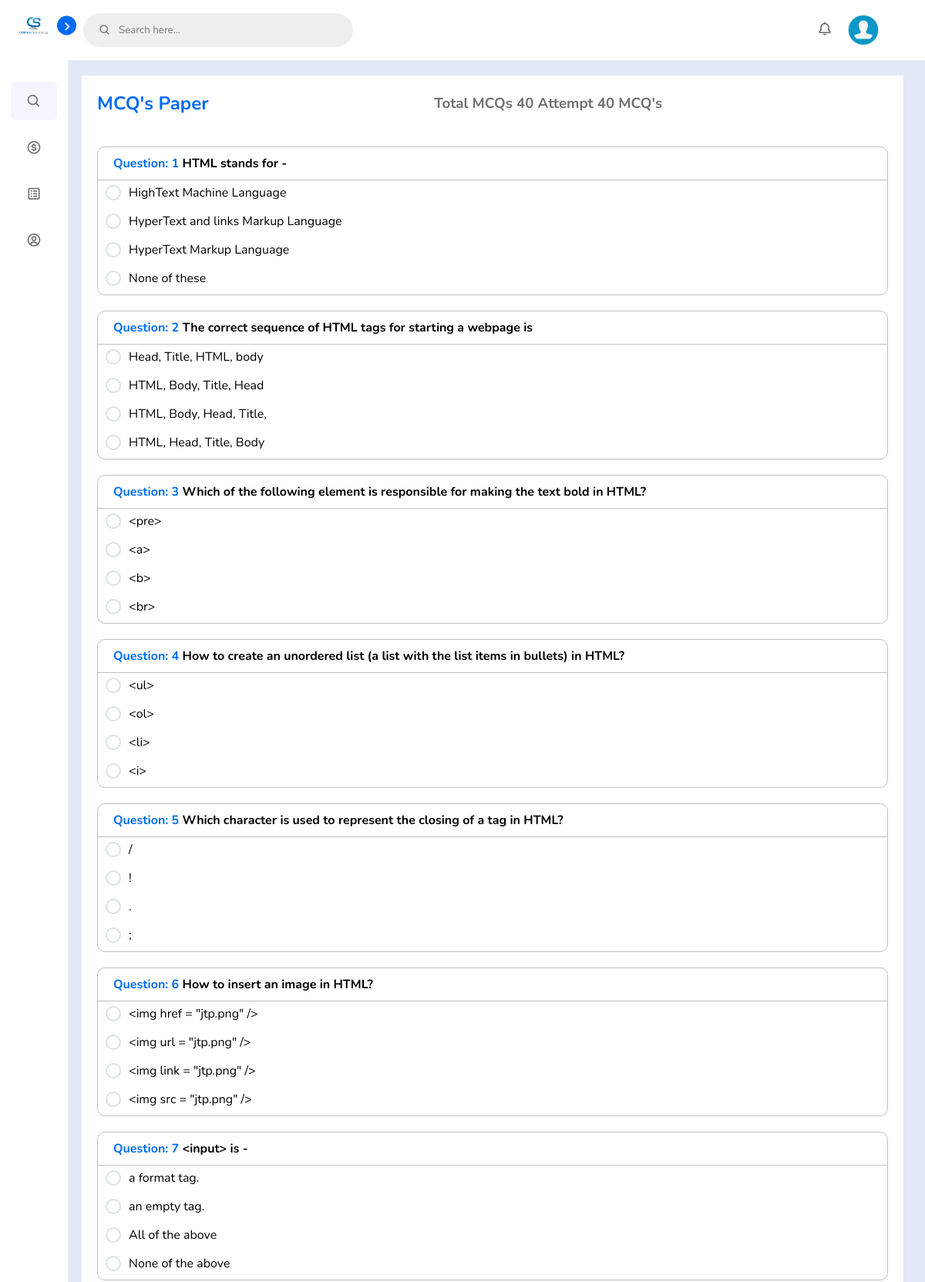
/studentsPanel/exam.php (signed in, upper part), run on the app's committed database.
### tables this page shows
CREATE TABLE `students` (
  `id` int(11) NOT NULL,
  `reg_no` varchar(255) NOT NULL,
  `student_name` varchar(255) NOT NULL,
  `email` varchar(255) NOT NULL,
  `password` varchar(255) NOT NULL,
  `paper_password` varchar(255) NOT NULL,
  `sir_name` varchar(255) NOT NULL,
  `gender` varchar(255) NOT NULL,
  `course` varchar(255) NOT NULL,
  `status` varchar(255) NOT NULL,
  `image` varchar(255) NOT NULL,
  `date_time` varchar(255) NOT NULL DEFAULT current_timestamp()
);

CREATE TABLE `question` (
  `q_id` int(11) NOT NULL,
  `question` varchar(255) NOT NULL,
  `course_name` varchar(255) NOT NULL,
  `ans` int(11) NOT NULL,
  `status` varchar(255) NOT NULL
);

CREATE TABLE `answer` (
  `a_id` int(11) NOT NULL,
  `answer` varchar(255) NOT NULL,
  `ans_id` int(11) NOT NULL
);

### studentsPanel/exam.php (the view, shortened to what this page needs)
<?php
include_once('header.php');
$id = $_SESSION['USER_ID'];
$sql_std = "SELECT * FROM `students` WHERE id = '$id'";
$result_std = mysqli_query($con, $sql_std);
$row = mysqli_fetch_assoc($result_std);
$course_std = $row['course'];
$sql_question = "SELECT * FROM `question` WHERE `course_name` = '$course_std' AND `status` = 1";
$result_question1 = mysqli_query($con, $sql_question);
$total_row = mysqli_num_rows($result_question1);
$sql_question_iterator = "SELECT * FROM `question` ORDER BY q_id DESC LIMIT 1";
$result_question_iterator = mysqli_query($con, $sql_question_iterator);
$q_id_value = mysqli_fetch_assoc($result_question_iterator);
$loop_iterator_value = $q_id_value['q_id'];
?>
<div class="container">
    <div class="student-list">
        <div class="fees-btn">
            <h1>MCQ's Paper</h1>
            <h3 style="color: var(--text-color)">Total MCQs <?php echo $total_row ?> Attempt <?php echo $total_row ?> MCQ's</h3>
        </div>
        <form action="partially/submit_paper.php" method="POST">
            <div class="mcq-container">
                <div class="mcq-section">
                    <?php
                    $num = 1;
                    for ($i = 1; $i <= $loop_iterator_value; $i++) {
                        $sql_question = "SELECT * FROM `question` WHERE q_id = $i AND `course_name` = '$course_std' AND `status` = 1";
                        $result_question = mysqli_query($con, $sql_question);
                        while ($row_question = mysqli_fetch_assoc($result_question)) { ?>
                            <div class="mcq-title">
                                <h4 class="mcq-question"><span style="color: var(--fav-color)">Question: <?php echo $num++ ?></span> <?php echo $row_question['question'] ?></h3>
                                    <?php
                                    $sql_answer = "SELECT * FROM `answer` WHERE `ans_id` = $i";
                                    $result_answer = mysqli_query($con, $sql_answer);
                                    while ($row_answer = mysqli_fetch_assoc($result_answer)) { ?>
                                        <div class="mcq-answer">
                                            <li>
                                                <label class="radio">
                                                    <div class="radio_radio"></div>
                                                    <?php echo $row_answer['answer'] ?>
                                                </label>
                                            </li>
                                        </div>
                                    <?php } ?>
                            </div>
                    <?php }
                    }
                    ?>
                </div>
            </div>
        </form>
    </div>
</div>
<?php
include('footer.php');
?>

### studentsPanel/header.php (shortened to what this page needs)
<?php
require 'partially/db.php';
$id = $_SESSION['USER_ID'];
$sql = "SELECT * FROM `students` WHERE id = '$id'";
$result = mysqli_query($con, $sql);
$row = mysqli_fetch_assoc($result);
?>
<!DOCTYPE html>
<html lang="en">
<head>
    <link href='https://unpkg.com/boxicons@2.1.1/css/boxicons.min.css' rel='stylesheet'>
    <link rel="stylesheet" href="../css/style.css">
</head>
<body>
    <nav class="sidebar close">
        <header>
            <div class="image-text">
                <span class="image">
                    <img src="../img/use/logo.png" alt="">
                </span>
            </div>
            <i class='bx bx-chevron-right toggle'></i>
        </header>
        <div class="menu-bar">
            <div class="menu">
                <li class="search-box">
                    <i class='bx bx-search icon'></i>
                </li>
                <ul class="menu-links">
                    <li class="nav-link">
                        <a href="fees.php">
                            <i class='bx bx-dollar-circle icon'></i>
                        </a>
                    </li>
                    <li class="nav-link">
                        <a href="admin_login.php">
                            <i class='bx bx-spreadsheet icon'></i>
                        </a>
                    </li>
                    <li class="nav-link">
                        <a href="profile.php">
                            <i class='bx bx-user-circle icon'></i>
                        </a>
                    </li>
                </ul>
            </div>
        </div>
    </nav>
    <section class="home">
        <div class="home-top">
            <div class="top-search">
                <i class='bx bx-search icon'></i>
                <input type="text" placeholder="Search here...">
            </div>
            <div class="profile-setting">
                <div class="profile-m profile-icon">
                    <a href="">
                        <i class='bx bx-bell icon'></i>
                    </a>
                </div>
                <div class="profile-m profile-image">
                    <a href="profile.php">
                        <img src="../img/<?php echo $row['image'] ?>" alt="image">
                    </a>
                </div>
            </div>
        </div>

### data on the page
students: image (picture)
question: question "HTML stands for -"
answer: answer "HighText Machine Language"
answer: answer "HyperText and links Markup Language"
answer: answer "HyperText Markup Language"
answer: answer "None of these"
question: question "The correct sequence of HTML tags for starting a webpage is"
answer: answer "Head, Title, HTML, body"
answer: answer "HTML, Body, Title, Head"
answer: answer "HTML, Body, Head, Title,"
answer: answer "HTML, Head, Title, Body"
question: question "Which of the following element is responsible for making the text bold in HTML?"
answer: answer "<pre>"
answer: answer "<a>"
answer: answer "<b>"
answer: answer "<br>"
question: question "How to create an unordered list (a list with the list items in bullets) in HTML?"
answer: answer "<ul>"
answer: answer "<ol>"
answer: answer "<li>"
answer: answer "<i>"
question: question "Which character is used to represent the closing of a tag in HTML?"
answer: answer "/"
answer: answer "!"
answer: answer "."
answer: answer ";"
question: question "How to insert an image in HTML?"
answer: answer "<img href = \"jtp.png\" />"
answer: answer "<img url = \"jtp.png\" />"
answer: answer "<img link = \"jtp.png\" />"
answer: answer "<img src = \"jtp.png\" />"
question: question "<input> is -"
answer: answer "a format tag."
answer: answer "an empty tag."
answer: answer "All of the above"
answer: answer "None of the above"

### other printed values
$total_row "40"
